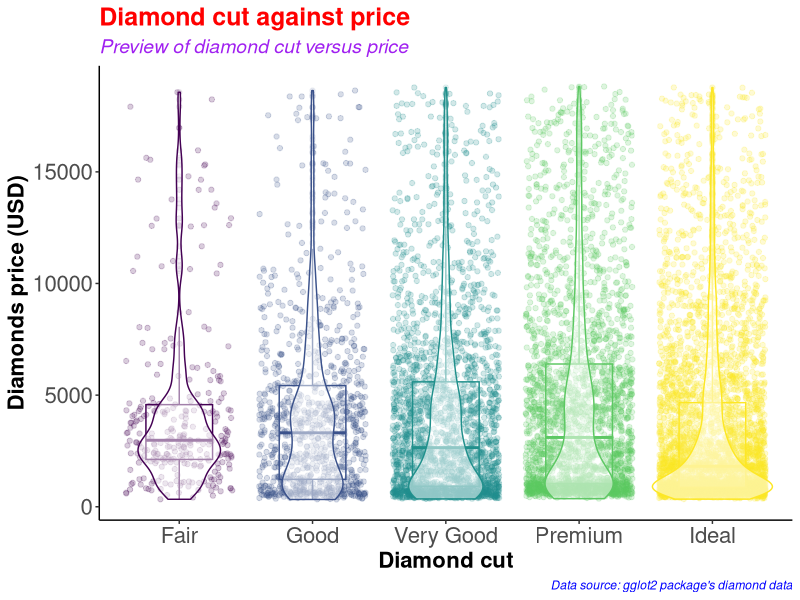
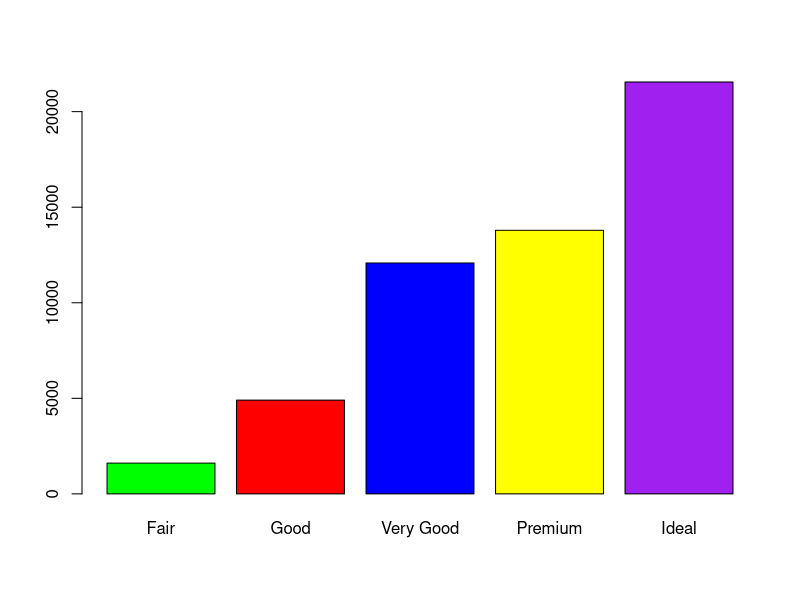
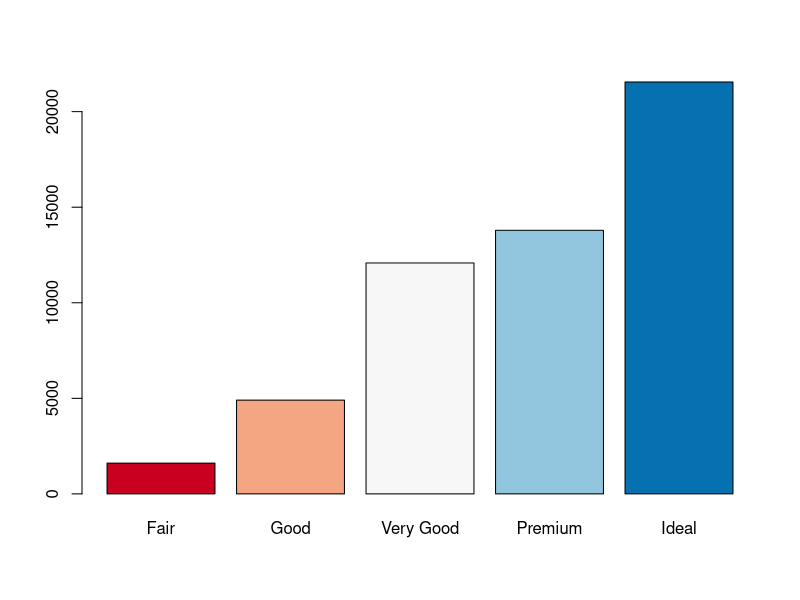
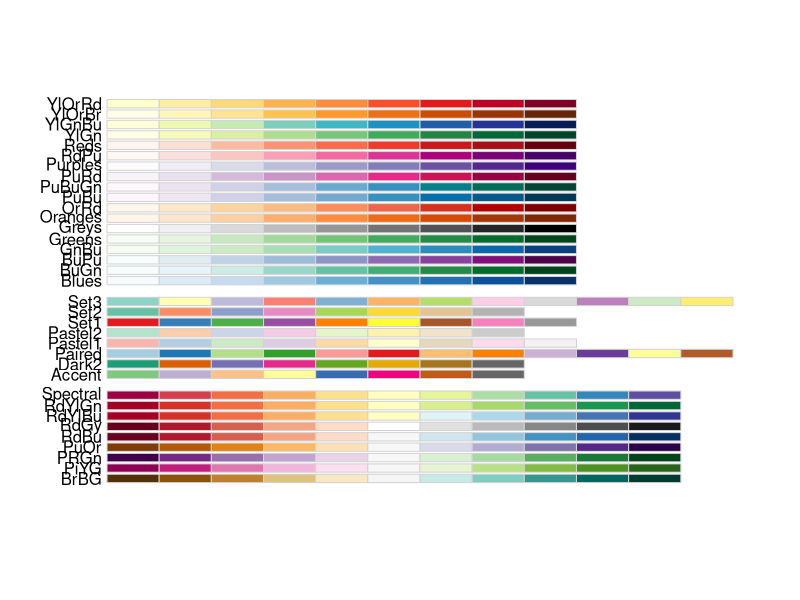
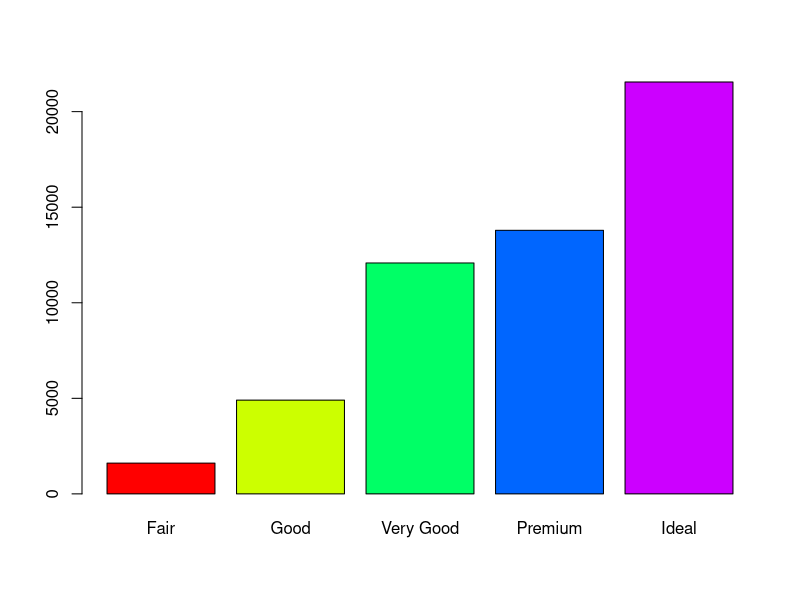
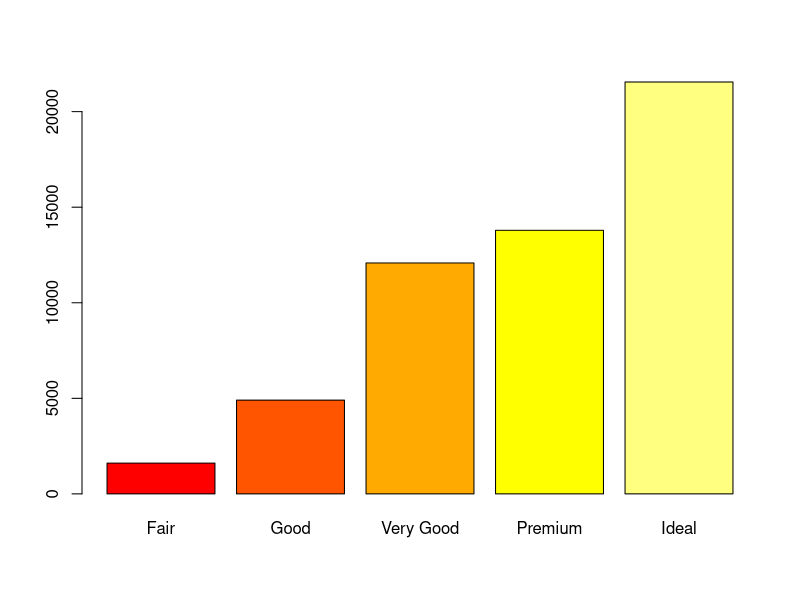
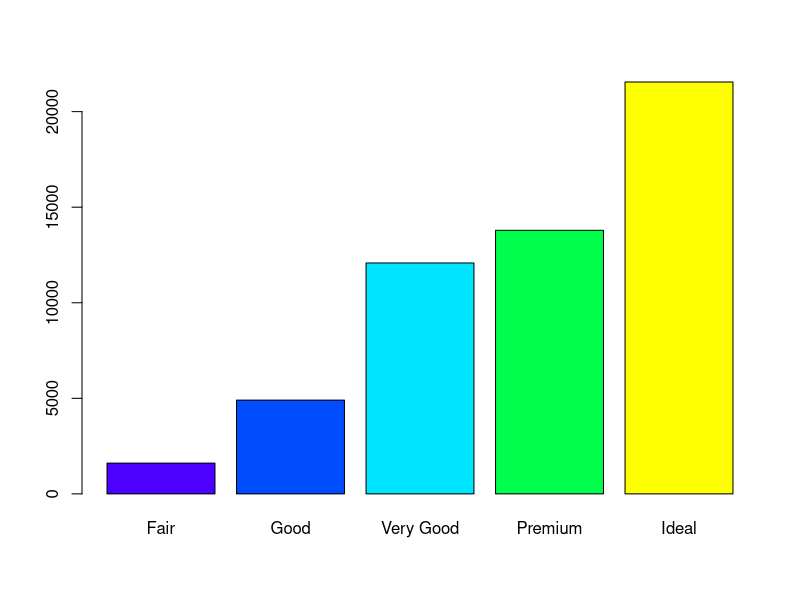
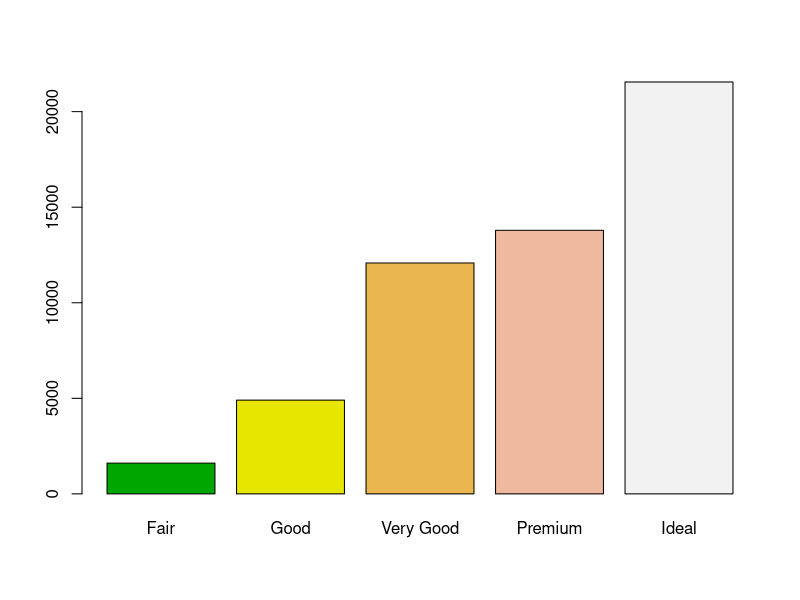

R code for these plots, in order:
#########################################
# Name: Wyclife Agumba Oluoch           #   
# E-mail: wyclifeoluoch@gmail.com       #
# GitHub: https://github.com/Wycology   #
# Task: Boxplot and violin plots in one #
# Date: 4th Jan 2021                    #
# Last edited: 20th Mar 2021            #
#########################################

# Loading the necessary libraries for the project
library(tidyverse) # This is for data wrangling and plotting
library(RColorBrewer) # This is for generating color pallets for the plots.

diamonds_df <- diamonds # Saving the diamonds data-set to a new object in R.

head(diamonds) # Checking the variables in the data-set for subsequent analyses
nrow(diamonds) # Checking for the number of rows in the data. 53940 observations
ncol(diamonds) # Checking the number of variables in the data-set. 10 variables

diamonds_df %>% # Picking the diamonds data, and then
  slice_sample(n = 0.2*(nrow(diamonds))) %>% # Picking a portion of the data-set
  ggplot(aes(x = cut, y = price, color = cut)) + # Adding the mapping variables
  geom_point(position = "jitter", alpha = 0.2) + # Adding jitter and alpha
  geom_boxplot(alpha = 0.1, width = 0.5) + # Modifying dimensions of the boxplot 
  geom_violin(alpha = 0.5) + # Adding violin plot on top of the box and jitter
  theme_classic() + # Adding my preferred theme for publication.
  theme(legend.position = "none") + # Removing the legend; it is on the x-axis
  labs(x = "Diamond cut", # Labels the x-axis.
       y = "Diamonds price (USD)", # Labeling the y-axis
       title = "Diamond cut against price", # Setting tibble of the plot
       subtitle = "Preview of diamond cut versus price", # Descriptive title beneath TITLE
       caption = "Data source: gglot2 package's diamond data") +
  theme(axis.text = element_text(size=16), # Size of labels on tick-marks
        axis.title = element_text(size=16,face="bold")) + # Size of axis labels
  theme(plot.title = element_text(color = 'red', size = 18, face = 'bold'),
        plot.subtitle = element_text(color = 'purple', size = 14, face = 'italic'),
        plot.caption = element_text(color = 'blue', face = 'italic'))

diamonds %>% # Picking the 
  filter(cut == 'Very Good') %>% 
  nrow()

diamonds %>% 
  select(cut) %>% 
  table() %>% 
  barplot(col = c('green', 'red', 'blue', 'yellow', 'purple'))

# Instead of specifying the colors, we can simply use the color brewer panel 

diamonds %>% 
  select(cut) %>% 
  table() %>% 
  barplot(col = brewer.pal(n = 5, name = "RdBu"))
# To display more brewer colors options to use, run the following function:

display.brewer.all()

# Can also use rainbow colors

diamonds %>% 
  select(cut) %>% 
  table() %>% 
  barplot(col = rainbow(5))

# Can also use heat.colors
diamonds %>% 
  select(cut) %>% 
  table() %>% 
  barplot(col = heat.colors(5))

# Can also use topographic colors

diamonds %>% 
  select(cut) %>% 
  table() %>% 
  barplot(col = topo.colors(5))

# Can also use terrain colors
diamonds %>% 
  select(cut) %>% 
  table() %>% 
  barplot(col = terrain.colors(5))

# Can also use cm.colors
diamonds %>% 
  select(cut) %>% 
  table() %>% 
  barplot(col = cm.colors(5))

?getData
# That is awesome. Good for the day.
